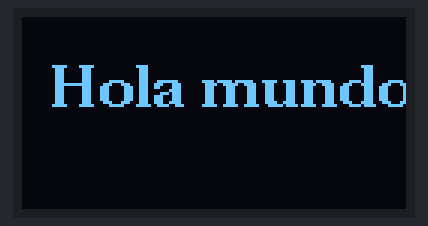
Recording of a sketch running on a simulated Arduino Uno, built with avr-gcc and run on an emulated ATmega328P. On the bench: 128×64 one-colour display.

Above: at 0.1 s.

The sketch:

Ejercicio_1.ino
```cpp
// Vazquez,Dodino,Schatzyki,Mendelovich
#include <U8g2lib.h>

U8G2_SH1106_128X64_NONAME_F_HW_I2C u8g2(U8G2_R0, U8X8_PIN_NONE);

void setup()
{
  Serial.begin(9600);
  u8g2.begin();
}

void loop()
{
    printBMP_OLED();
}

void printBMP_OLED(void)
{
    u8g2.clearBuffer();
    u8g2.setFont(u8g2_font_ncenB14_tr);
    u8g2.drawStr(10,30,"Hola mundo");
    u8g2.sendBuffer();
}
```
